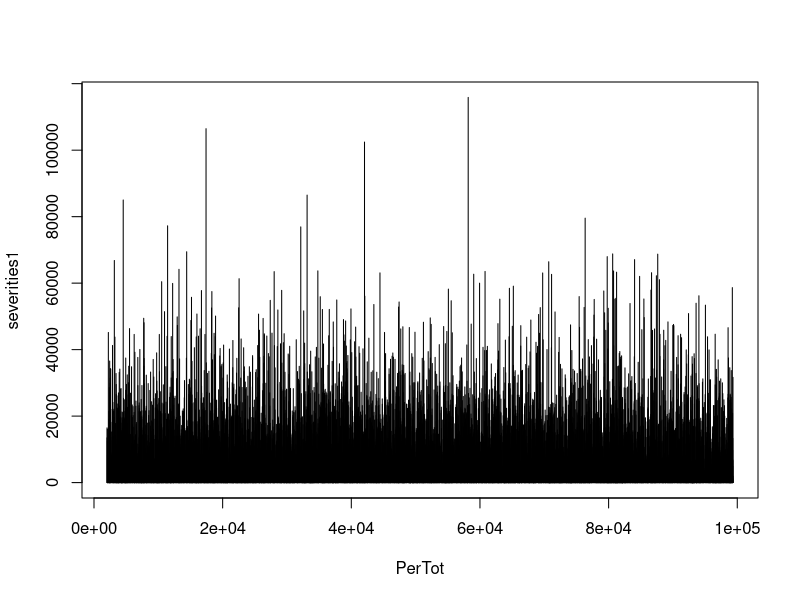
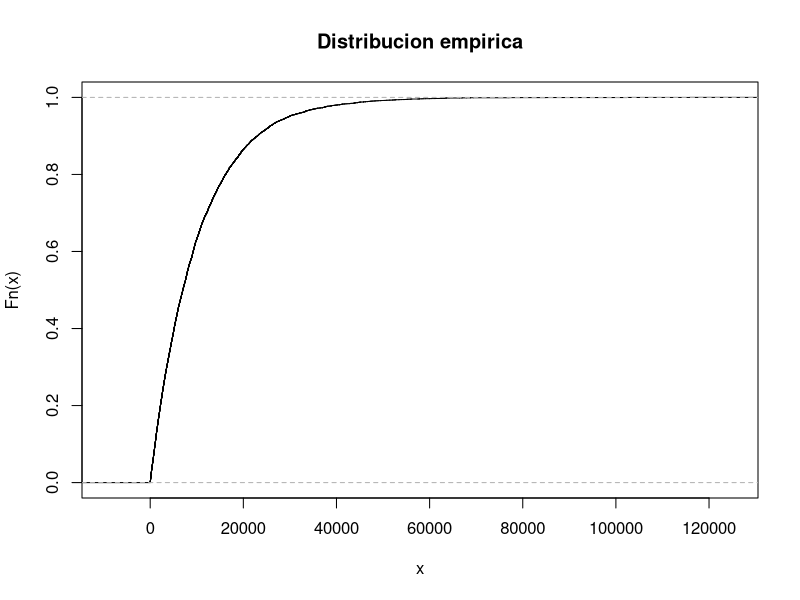
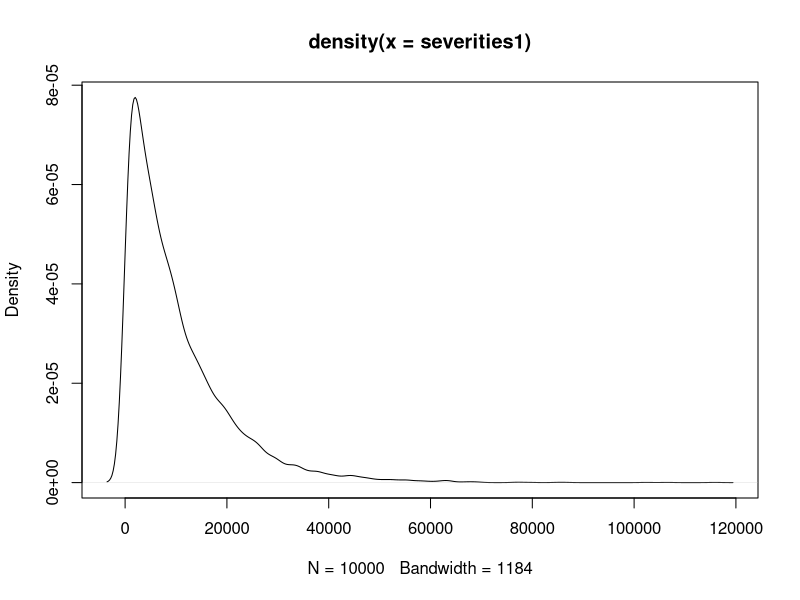
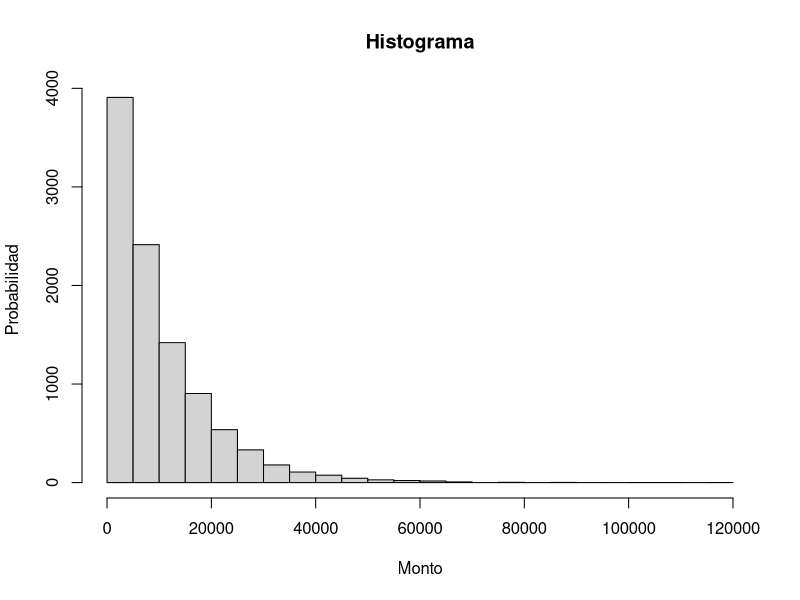

Write the R code that produced these figures, in order. (Note: this script raises an error after producing the figures.)
## ---- chunk 1

rate   <- 0.1
start  <- 2018
per <- rexp(10000,rate=rate)
per[1] <- per[1]+start
PerTot <- cumsum(per)
severities1 <- rexp(10000,rate=1/10000)
severities2<-sort(unique(severities1))
## ---- chunk 2

plot(PerTot,severities1,type="h")

## ---- chunk 3


# Distribucion empirica 
plot(ecdf(severities1), main="Distribucion empirica")
empirica<-ecdf(severities1)
Fn<-empirica(severities1)

plot(density(severities1))

## ---- chunk 4
##Datos agrupados
nj<-NULL
agrupados1<-data.frame(cj_1=seq(0,max(severities2),5000), cj=seq(5000,max(severities2)+5000,5000))
                      
for(i in 1:length(agrupados1$cj_1)){
  nj[i]<-sum(severities1<agrupados1$cj[i] & agrupados1$cj_1[i] <= severities1)
}
agrupados1[3]<-nj
row.names(agrupados1)<-c(1:length(agrupados1$V3))

 agrupados<-agrupados1
k=1
while(agrupados$V3[k]>=5){
  aux <- k
k=k+1
}

  aux2<-0
  for(i in 1:(length(agrupados$V3)-aux)){
    aux2<-aux2+agrupados$V3[aux+i]
  }
agrupados$V3[aux+1]<-aux2

for(i in 1:(length(agrupados$cj)-aux-1)){
   agrupados$V3[aux+1+i]<-0
}

agrupados$cj[aux+1]<- agrupados$cj[length(agrupados$cj_1)]
   
 agrupados<-subset(agrupados, agrupados$V3>0) 
 agrupados<-rbind(agrupados,1)
 agrupados$cj_1[length(agrupados$V3)]<-agrupados$cj[length(agrupados$V3)-1]
 agrupados$cj[length(agrupados$cj)]<-"inf"
 agrupados$V3[length(agrupados$V3)]<-0

##Histograma
breaks<-seq(0,120000,by=5000)
hist(severities2, breaks,main = "Histograma",xlab = "Monto",ylab = "Probabilidad")

## ---- chunk 5

##Media limitada:
n=10000
media_limitada<-NULL
for(i in 1:length(severities2)){
  u<-severities2[i]
  media_limitada[i]<-(sum(severities1>u)*u + sum(severities1[severities1<=u]))/n
}
#plot(severities2,media_limitada, main="Media limitada", xlab="x", ylab="Media limitada")
ggplot() +
  geom_point(data=data.frame(severities2, media_limitada), aes(x=severities2, y=media_limitada), shape=0, color="#83d2e3") +
labs(x="Montos",y="Media limitada") + title.theme +
  ggtitle("Media limitada")
## ---- chunk 6
##Media en exceso
media_exceso<-NULL
for(i in 1:length(severities2)){
  d<-severities2[i]
  media_exceso[i]<- sum(severities1[severities1>d]-d)/sum(severities1>d)
}
#plot(severities2, media_exceso, main="Media en exceso", xlab="x", ylab="Media en exceso")
ggplot() +
  geom_point(data=data.frame(severities2, media_exceso), aes(x=severities2, y=media_exceso), shape=1, color="black") +
labs(x="Montos",y="Media en exceso") + title.theme +
  ggtitle("Media exceso")
## ---- chunk 7
#Mortalidad empirica
fn<-NULL
mort_emp<-NULL
for(i in 1:length(severities2)){
  fn[i]<- empirica(severities2[i+1])-empirica(severities2[i])
  mort_emp[i]<-fn[i]/(1-empirica(severities2[i]))
  }
#plot(severities2,mort_emp, main="Mortalidad empirica", xlab="x", ylab="Mortalidad empirica", color="#cf78b7")
ggplot() +
  geom_point(data=data.frame(severities2, mort_emp), aes(x=severities2, y=mort_emp), shape=2, color="#cf78b7") +
labs(x="Montos",y="Mortalidad empirica") + title.theme +
  ggtitle("Mortalidad empirica")
## ---- chunk 8
##Estimo el parámetro para una exponencial por MV
theta<-1/mean(severities1)
E<-NULL
E[1]<-10000*(pexp(5000,theta))
for(i in 2:(length(agrupados$cj_1)-1)){
  E[i]<-10000*(pexp(as.numeric(agrupados$cj[i]),theta)-pexp(as.numeric(agrupados$cj_1[i]),theta))
}
E[length(agrupados$cj_1)]=10000*(1-pexp(as.numeric(agrupados$cj_1[length(agrupados$cj_1)]),theta))
agrupados[4]<-E

Q<-NULL
for(i in 1:(length(agrupados$cj_1))) {
  Q[i]<-((as.numeric(agrupados$V3[i])-as.numeric(agrupados$V4[i]))^2)/as.numeric(agrupados$V3[i])
}
Q[length(agrupados$cj_1)]=0
agrupados[5]<-Q
sumaQ<-sum(Q)
gl<-length(agrupados$cj_1)-3
test<-qchisq(.95,gl)

sumaQ<test
##No rechazamos H0. Los datos provienen de una distribuci´ón exponencial.
## ---- chunk 9
barplot(E)

